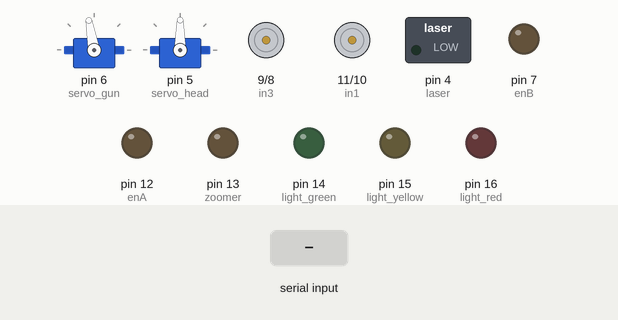
Simulated run of this sketch. Board: Arduino Uno, built with avr-gcc and run on an emulated ATmega328P. On the bench: 2 × servo, motor-driver pin pairs drawn as motors (green arrow = first pin HIGH = forward, orange = second pin HIGH = backward, longer = more drive), switched loads named in the sketch (green lamp = pin HIGH), output pins drawn as LEDs (lit = HIGH). The test bench sets the inputs (shaded band). What the sketch prints to the serial monitor is not drawn.

Above: at 1.2 s.
1.3 s: "W" received over Serial
At 1.8 s:
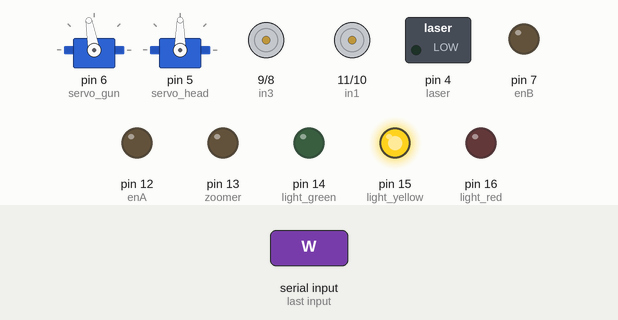
2.8 s: "w" received over Serial
At 4.0 s:
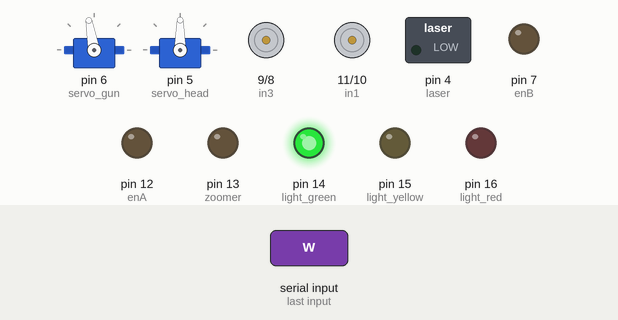
4.3 s: "F" received over Serial
At 5.3 s:
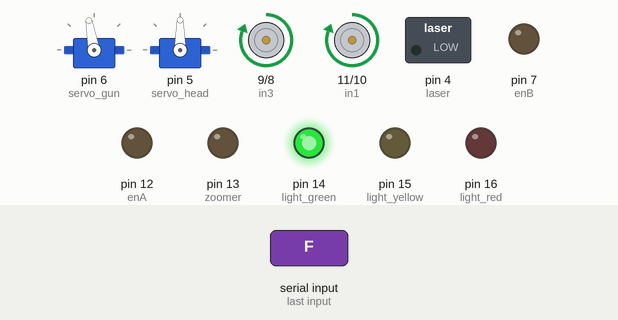
5.8 s: "B" received over Serial
At 6.4 s:
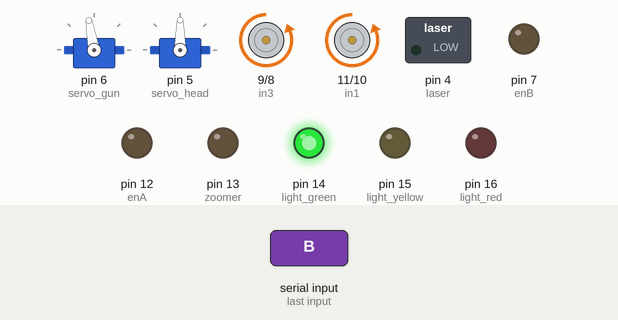
7.3 s: "L" received over Serial
At 7.6 s:
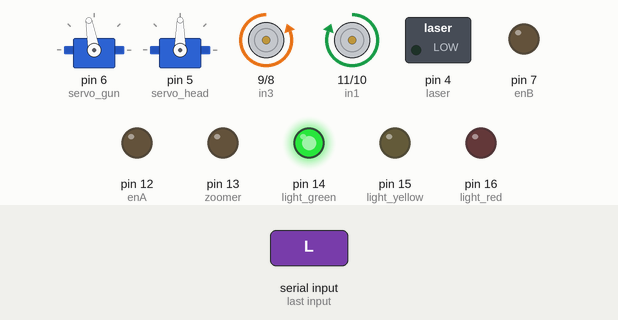
8.8 s: "R" received over Serial
At 9.9 s:
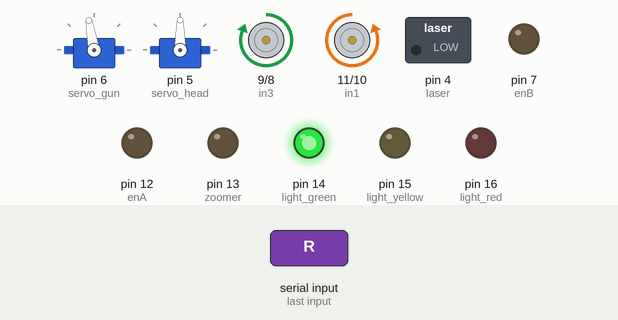
Timing chart, 0 to 11.3 s (numbered marks = the images above; inputs shaded):
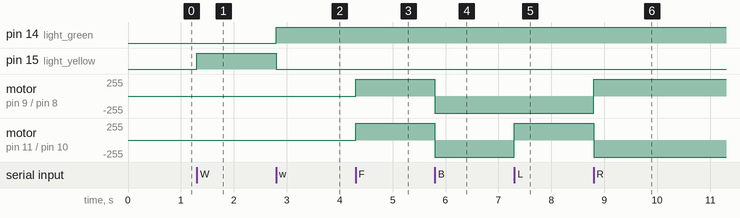

The sketch:

tank_code.ino
```cpp
#include <Servo.h>

Servo servo_gun;
Servo servo_head;

char value;


int angle_head;
int angle_gun;
int state = 0;
int laser = 4;
// Двигатель B
int enB = 7;
int in4 = 8;
int in3 = 9;
// Двигатель A
int enA = 12;
int in1 = 11;
int in2 = 10;
int zoomer = 13;
int light_green = 14;
int light_yellow = 15;
int light_red = 16;

int start_gun_angle = 100;
int start_head_angle = 90;
int max_head_angle = 180;
int min_head_angle = 0;
int min_gun_angle = 80;
int max_gun_angle = 180;


void setup() {
  Serial.begin(38400);
  pinMode(zoomer, OUTPUT);
  pinMode(enA, OUTPUT);
  pinMode(enB, OUTPUT);
  pinMode(in1, OUTPUT);
  pinMode(in2, OUTPUT);
  pinMode(in3, OUTPUT);
  pinMode(in4, OUTPUT);
  pinMode(light_green, OUTPUT);
  pinMode(light_yellow, OUTPUT);
  pinMode(light_red, OUTPUT);
  pinMode(laser, OUTPUT);

  servo_gun.attach(6);
  servo_head.attach(5);

  state = 0;
  digitalWrite(in1, LOW);
  digitalWrite(in2, LOW);
  digitalWrite(in3, LOW);
  digitalWrite(in4, LOW);

  angle_head = start_head_angle;
  angle_gun = start_gun_angle;
  servo_gun.write(angle_gun);
  servo_head.write(angle_head);

  digitalWrite(light_green, HIGH);
  digitalWrite(light_yellow, LOW);
  digitalWrite(light_red, LOW);
}


void loop() {
  if (Serial.available()){
    value = Serial.read();
    Serial.print(value);
    if (value == 'W'){
      state = 1; // режим наводки

      digitalWrite(in1, LOW);
      digitalWrite(in2, LOW);
      digitalWrite(in3, LOW);
      digitalWrite(in4, LOW);
    }
    else if (value == 'w'){
      state = 0;

      while (angle_gun != start_gun_angle || angle_head != start_head_angle){
        if (angle_gun < start_gun_angle){
          angle_gun += 2;
          delay(10);
        }
        if (angle_gun > start_gun_angle){
          angle_gun -= 2;
          delay(10);
        }
        if (angle_head < start_head_angle){
          angle_head += 2;
          delay(10);
        }
        if (angle_head > start_head_angle){
          angle_head -= 2;
          delay(10);
        }
        servo_gun.write(angle_gun);
        servo_head.write(angle_head);
      }
    }

    if (state == 0){
      digitalWrite(light_green, HIGH);
      digitalWrite(light_yellow, LOW);
      digitalWrite(light_red, LOW);

      if (value == 'F'){
        // А вперед
        digitalWrite(in1, HIGH);
        digitalWrite(in2, LOW);
        // Б вперед
        digitalWrite(in3, HIGH);
        digitalWrite(in4, LOW);
      }
      if(value == 'B'){
        // А назад
        digitalWrite(in1, LOW);
        digitalWrite(in2, HIGH);
        // Б назал
        digitalWrite(in3, LOW);
        digitalWrite(in4, HIGH);
      }
      if (value == 'L'){
        digitalWrite(in1, HIGH);
        digitalWrite(in2, LOW);

        digitalWrite(in3, LOW);
        digitalWrite(in4, HIGH);
      }
      if (value == 'R'){
        digitalWrite(in1, LOW);
        digitalWrite(in2, HIGH);

        digitalWrite(in3, HIGH);
        digitalWrite(in4, LOW);
      }
      if (value == 'S'){
        digitalWrite(in1, LOW);
        digitalWrite(in2, LOW);
        digitalWrite(in3, LOW);
        digitalWrite(in4, LOW);
      }
   }
   else if (state == 1){
      digitalWrite(light_green, LOW);
      digitalWrite(light_yellow, HIGH);
      digitalWrite(light_red, LOW);

      if (value == 'B' && angle_gun < max_gun_angle){
        angle_gun += 1;
      }
      else if (value == 'F' && angle_gun > min_gun_angle){
        angle_gun -= 1;
      }
      else if (value == 'R' && angle_head < max_head_angle){
        angle_head += 1;
      }
      else if (value == 'L' && angle_head > min_head_angle){
        angle_head -= 1;
      }

      delay(10);
      servo_head.write(angle_head);
      servo_gun.write(angle_gun);

      if (value == 'V'){
        digitalWrite(light_green, LOW);
        digitalWrite(light_yellow, LOW);
        digitalWrite(light_red, HIGH);

        digitalWrite(laser, HIGH);
        tone(zoomer, 600); // поставить звук выстрела
        delay(400); // задержка при выстреле
        noTone(zoomer);
        digitalWrite(laser, LOW);
        delay(1000); // задержка после выстрела

        digitalWrite(light_green, LOW);
        digitalWrite(light_yellow, HIGH);
        digitalWrite(light_red, LOW);
      }
    }
  }
  else if (isalnum(value) == 0){
    digitalWrite(in1, LOW);
    digitalWrite(in2, LOW);
    digitalWrite(in3, LOW);
    digitalWrite(in4, LOW);
    servo_head.write(start_head_angle);
    servo_gun.write(start_gun_angle);
    digitalWrite(laser, LOW);
    digitalWrite(light_green, LOW);
    digitalWrite(light_yellow, LOW);
    digitalWrite(light_red, LOW);
  }
}
```

Measured:
- after the input at 1.3 s, pin 15 (light_yellow): LOW → HIGH at once
- after the input at 2.8 s, pin 14 (light_green): LOW → HIGH at once; pin 15 (light_yellow): HIGH → LOW at once
- after the input at 4.3 s, motor on pin 9 (in3) / pin 8 (in4), motor on pin 11 (in1) / pin 10 (in2): stopped → forward 255/255 at once
- after the input at 5.8 s, motor on pin 9 (in3) / pin 8 (in4), motor on pin 11 (in1) / pin 10 (in2): forward 255/255 → backward 255/255 at once
- after the input at 7.3 s, motor on pin 11 (in1) / pin 10 (in2): backward 255/255 → forward 255/255 at once
- after the input at 8.8 s, motor on pin 9 (in3) / pin 8 (in4): backward 255/255 → forward 255/255 at once; motor on pin 11 (in1) / pin 10 (in2): forward 255/255 → backward 255/255 at once
